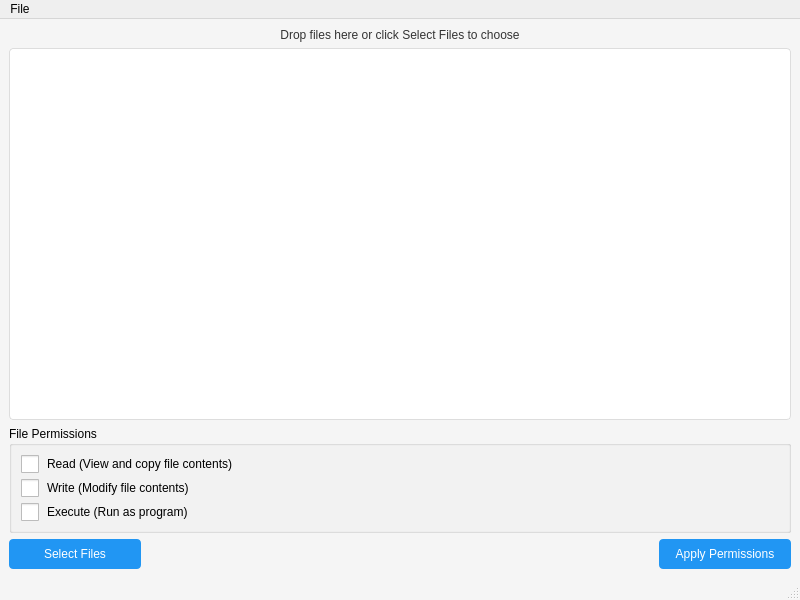
<?xml version='1.0' encoding='utf-8'?>
<ui version="4.0">
 <class>PermissionsEditor</class>
 <widget class="QMainWindow" name="PermissionsEditor">
  <property name="geometry">
   <rect>
    <x>0</x>
    <y>0</y>
    <width>800</width>
    <height>600</height>
   </rect>
  </property>
  <property name="windowTitle">
   <string>File Permissions Editor</string>
  </property>
  <property name="styleSheet">
   <string>
    QMainWindow {
        background-color: #f5f5f5;
    }
    QListView {
        background-color: white;
        border: 1px solid #ddd;
        border-radius: 4px;
        padding: 5px;
    }
    QPushButton {
        background-color: #2196F3;
        color: white;
        border: none;
        padding: 8px 16px;
        border-radius: 4px;
        min-width: 100px;
    }
    QPushButton:hover {
        background-color: #1976D2;
    }
    QCheckBox {
        spacing: 8px;

    }
    QCheckBox::indicator {
        width: 18px;
        height: 18px;
    }
    QLabel {

        color: #333;
    }
   </string>
  </property>
  <widget class="QWidget" name="centralwidget">
   <layout class="QVBoxLayout" name="verticalLayout">
    <item>
     <widget class="QLabel" name="dropLabel">
      <property name="text">
       <string>Drop files here or click Select Files to choose</string>
      </property>
      <property name="alignment">
       <set>Qt::AlignCenter</set>
      </property>
      <property name="rfuLocale_setText" stdset="0">
       <string notr="true">Legacy.s799a0036f0dd9acc</string>
      </property>
     </widget>
    </item>
    <item>
     <widget class="QListView" name="select_ListView">
      <property name="acceptDrops">
       <bool>true</bool>
      </property>
      <property name="dragEnabled">
       <bool>true</bool>
      </property>
      <property name="minimumHeight">
       <number>200</number>
      </property>
     </widget>
    </item>
    <item>
     <widget class="QGroupBox" name="permissionsGroup">
      <property name="title">
       <string>File Permissions</string>
      </property>
      <layout class="QVBoxLayout" name="permissionsLayout">
       <item>
        <widget class="QCheckBox" name="read_checkBox">
         <property name="text">
          <string>Read (View and copy file contents)</string>
         </property>
         <property name="toolTip">
          <string>Allow reading the file contents</string>
         </property>
         <property name="rfuLocale_setText" stdset="0">
          <string notr="true">Legacy.s38662302ebd3eb1b</string>
         </property>
         <property name="rfuLocale_setToolTip" stdset="0">
          <string notr="true">Legacy.s831088a38840ff19</string>
         </property>
        </widget>
       </item>
       <item>
        <widget class="QCheckBox" name="write_checkBox">
         <property name="text">
          <string>Write (Modify file contents)</string>
         </property>
         <property name="toolTip">
          <string>Allow modifying the file contents</string>
         </property>
         <property name="rfuLocale_setText" stdset="0">
          <string notr="true">Legacy.s3adf2b9d56b0628d</string>
         </property>
         <property name="rfuLocale_setToolTip" stdset="0">
          <string notr="true">Legacy.sfbe4a741e2391a38</string>
         </property>
        </widget>
       </item>
       <item>
        <widget class="QCheckBox" name="execute_checkBox">
         <property name="text">
          <string>Execute (Run as program)</string>
         </property>
         <property name="toolTip">
          <string>Allow executing the file as a program</string>
         </property>
         <property name="rfuLocale_setText" stdset="0">
          <string notr="true">Legacy.s5dfd36a1d6f0174a</string>
         </property>
         <property name="rfuLocale_setToolTip" stdset="0">
          <string notr="true">Legacy.s7372c874feda0efb</string>
         </property>
        </widget>
       </item>
      </layout>
      <property name="rfuLocale_setTitle" stdset="0">
       <string notr="true">Legacy.sd34508eaa65a6f53</string>
      </property>
     </widget>
    </item>
    <item>
     <layout class="QHBoxLayout" name="buttonLayout">
      <item>
       <widget class="QPushButton" name="select_button">
        <property name="text">
         <string>Select Files</string>
        </property>
        <property name="icon">
         <iconset>icons/folder.png</iconset>
        </property>
        <property name="rfuLocale_setText" stdset="0">
         <string notr="true">Legacy.sff52da8b75c1415a</string>
        </property>
       </widget>
      </item>
      <item>
       <spacer name="horizontalSpacer">
        <property name="orientation">
         <enum>Qt::Horizontal</enum>
        </property>
        <property name="sizeHint" stdset="0">
         <size>
          <width>40</width>
          <height>20</height>
         </size>
        </property>
       </spacer>
      </item>
      <item>
       <widget class="QPushButton" name="apply_permissions_button">
        <property name="text">
         <string>Apply Permissions</string>
        </property>
        <property name="icon">
         <iconset>icons/check.png</iconset>
        </property>
        <property name="rfuLocale_setText" stdset="0">
         <string notr="true">Legacy.sd665c256868e1ed1</string>
        </property>
       </widget>
      </item>
     </layout>
    </item>
   </layout>
  </widget>
  <widget class="QMenuBar" name="menubar">
   <property name="geometry">
    <rect>
     <x>0</x>
     <y>0</y>
     <width>800</width>
     <height>21</height>
    </rect>
   </property>
   <widget class="QMenu" name="menu_File">
    <property name="title">
     <string>File</string>
    </property>
    <addaction name="action_Exit" />
    <property name="rfuLocale_setTitle" stdset="0">
     <string notr="true">Legacy.s50009ce1da4d15e1</string>
    </property>
   </widget>
   <addaction name="menu_File" />
  </widget>
  <action name="action_Exit">
   <property name="text">
    <string>Exit</string>
   </property>
   <property name="shortcut">
    <string>Alt+F4</string>
   </property>
   <property name="rfuLocale_setText" stdset="0">
    <string notr="true">Legacy.sd17d84a604994b72</string>
   </property>
  </action>
  <widget class="QStatusBar" name="statusbar" />
  <property name="rfuLocale_setWindowTitle" stdset="0">
   <string notr="true">Legacy.sbaf645edc7982895</string>
  </property>
 </widget>
 <resources />
 <connections />
</ui>
